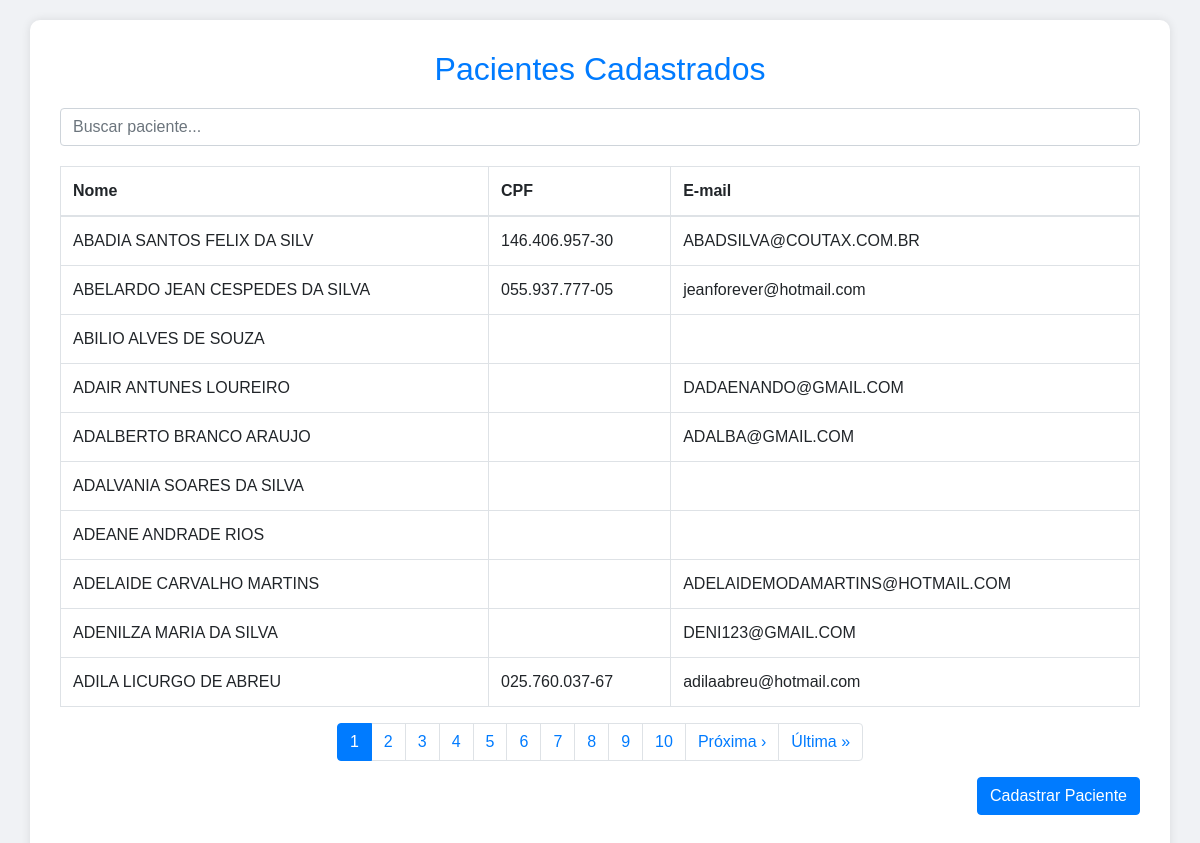
/front/home.php, run on the app's committed database.
### tables this page shows
CREATE TABLE `pacientes` (
  `id` int(11) NOT NULL AUTO_INCREMENT,
  `nome` text DEFAULT NULL,
  `nascimento` text DEFAULT NULL,
  `cpf` text DEFAULT NULL,
  `email` text DEFAULT NULL,
  `endereco` text DEFAULT NULL,
  `bairro` text DEFAULT NULL,
  `cidade` text DEFAULT NULL,
  `estado` text DEFAULT NULL,
  `cep` text DEFAULT NULL,
  `telefone` text DEFAULT NULL,
  `celular` text DEFAULT NULL,
  `numero` int(11) NOT NULL,
  `foto` varchar(99) NOT NULL,
  PRIMARY KEY (`id`)
);

### front/home.php (the view, shortened to what this page needs)
<?php
$conexao = mysqli_connect("127.0.0.1", "root", "", "angelo");
$registros_por_pagina = 10;
$pagina_atual = isset($_GET['pagina']) ? intval($_GET['pagina']) : 1;
$offset = ($pagina_atual - 1) * $registros_por_pagina;
$filtro = "";
$sql_total = "SELECT COUNT(*) as total FROM pacientes $filtro";
$result_total = $conexao->query($sql_total);
$total_registros = $result_total->fetch_assoc()['total'];
$total_paginas = ceil($total_registros / $registros_por_pagina);
$sql = "SELECT id, nome, cpf, email FROM pacientes $filtro ORDER BY nome ASC LIMIT $offset, $registros_por_pagina";
$result = $conexao->query($sql);
?>
<!DOCTYPE html>
<html lang="pt-br">
<head>
    <link href="https://stackpath.bootstrapcdn.com/bootstrap/4.5.2/css/bootstrap.min.css" rel="stylesheet">
</head>
<body>
    <div class="container">
        <h2>Pacientes Cadastrados</h2>
        <form class="search-bar" method="get" action="">
            <input type="text" name="search" id="searchInput" class="form-control" placeholder="Buscar paciente...">
        </form>
        <table class="table table-bordered" id="patientsTable">
            <thead>
                <tr>
                    <th>Nome</th>
                    <th>CPF</th>
                    <th>E-mail</th>
                </tr>
            </thead>
            <tbody>
                <?php if ($result->num_rows > 0): ?>
                    <?php while($row = $result->fetch_assoc()): ?>
                        <tr onclick="location.href='/medico/config/editar.php?id=<?php echo $row['id']; ?>'">
                            <td><?php echo $row['nome']; ?></td>
                            <td><?php echo $row['cpf']; ?></td>
                            <td><?php echo $row['email']; ?></td>
                        </tr>
                    <?php endwhile; ?>
                <?php else: ?>
                    <tr>
                        <td colspan="3" class="text-center">Nenhum paciente cadastrado</td>
                    </tr>
                <?php endif; ?>
            </tbody>
        </table>
        <nav>
            <ul class="pagination justify-content-center">
                <?php
                $limite_paginas = 10;
                $start = max(1, $pagina_atual - intval($limite_paginas / 2));
                $end = min($total_paginas, $start + $limite_paginas - 1);
                for ($i = $start; $i <= $end; $i++) {
                    $active = $i == $pagina_atual ? 'active' : '';
                    echo '<li class="page-item '. $active .'"><a class="page-link" href="?pagina='. $i .'&search='. (isset($_GET['search']) ? $_GET['search'] : '') .'">'. $i .'</a></li>';
                }
                if ($pagina_atual < $total_paginas) {
                    echo '<li class="page-item"><a class="page-link" href="?pagina='. ($pagina_atual + 1) .'&search='. (isset($_GET['search']) ? $_GET['search'] : '') .'">Próxima &rsaquo;</a></li>';
                }
                if ($end < $total_paginas) {
                    echo '<li class="page-item"><a class="page-link" href="?pagina='. $total_paginas .'&search='. (isset($_GET['search']) ? $_GET['search'] : '') .'">Última &raquo;</a></li>';
                }
                ?>
            </ul>
        </nav>
        <div class="text-right">
            <a href="formulariopaciente.php" class="btn btn-primary">Cadastrar Paciente</a>
        </div>
    </div>
</body>
</html>

### front/home.php (style rules this page uses)
body { background-color: #f0f2f5; font-family: 'Arial', sans-serif; padding: 20px; }
.container { background-color: #fff; border-radius: 10px; box-shadow: 0 0 10px rgba(0, 0, 0, 0.1); padding: 30px; }
h2 { text-align: center; margin-bottom: 20px; color: #007bff; }
.table { margin-top: 20px; cursor: pointer; }
.search-bar { margin-bottom: 20px; }
.btn { margin-bottom: 20px; }
.pagination { justify-content: center; }

### data on the page
pacientes: nome "ABADIA SANTOS FELIX DA SILV", cpf "146.406.957-30", email "ABADSILVA@COUTAX.COM.BR"
pacientes: nome "ABELARDO JEAN CESPEDES DA SILVA", cpf "055.937.777-05", email "jeanforever@hotmail.com"
pacientes: nome "ABILIO ALVES DE SOUZA"
pacientes: nome "ADAIR ANTUNES LOUREIRO", email "DADAENANDO@GMAIL.COM"
pacientes: nome "ADALBERTO BRANCO ARAUJO", email "ADALBA@GMAIL.COM"
pacientes: nome "ADALVANIA SOARES DA SILVA"
pacientes: nome "ADEANE ANDRADE RIOS"
pacientes: nome "ADELAIDE CARVALHO MARTINS", email "ADELAIDEMODAMARTINS@HOTMAIL.COM"
pacientes: nome "ADENILZA MARIA DA SILVA", email "DENI123@GMAIL.COM"
pacientes: nome "ADILA LICURGO DE ABREU", cpf "025.760.037-67", email "adilaabreu@hotmail.com"
